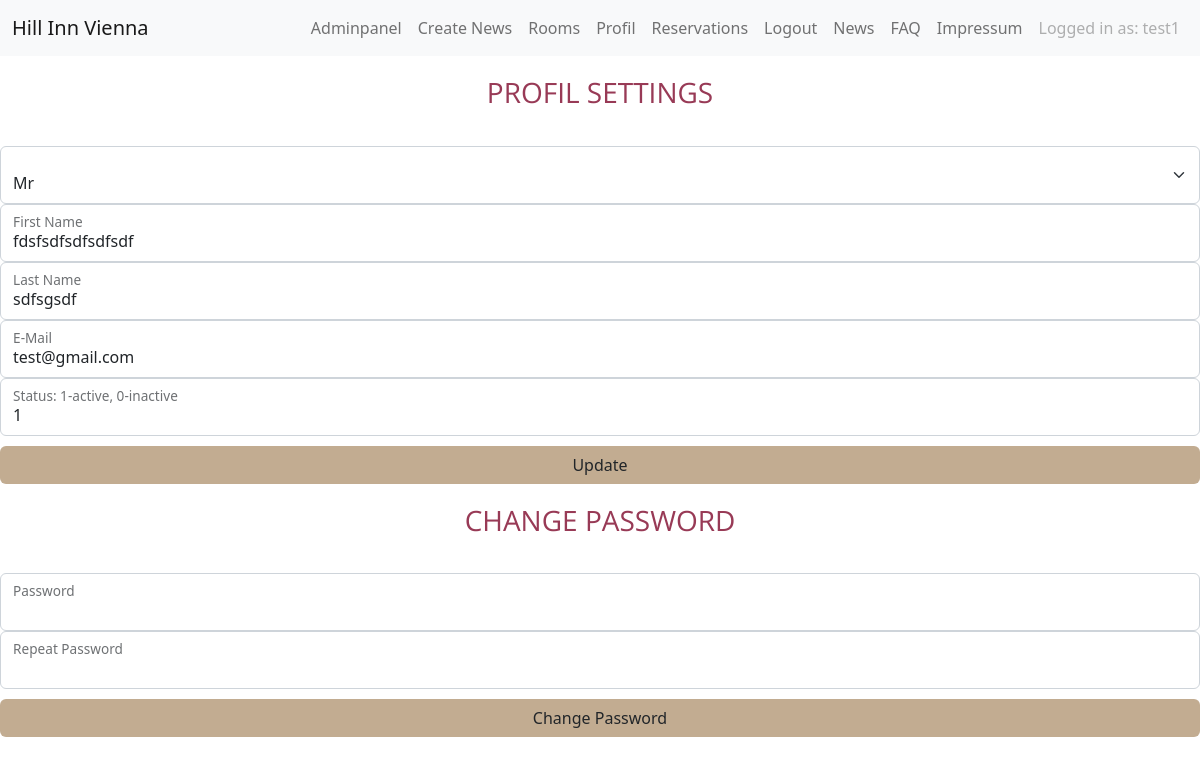
The app's page /inc/useredit.php?id=test2 (signed in) with its own data.
### tables this page shows
CREATE TABLE `accounts` (
  `USERNAME` varchar(255) DEFAULT NULL,
  `PASSWORD` varchar(255) DEFAULT NULL,
  `FIRST_NAME` varchar(255) DEFAULT NULL,
  `LAST_NAME` varchar(255) DEFAULT NULL,
  `EMAIL` varchar(255) DEFAULT NULL,
  `SALUTATION` varchar(255) DEFAULT NULL,
  `ID` int(255) NOT NULL,
  `GROUP` int(10) DEFAULT NULL,
  `ACTIVE` int(20) NOT NULL DEFAULT 1
);

### inc/useredit.php (the view, shortened to what this page needs)
<!DOCTYPE html>
<html lang="en">
<head>
    <link rel="stylesheet" href="../res/main.css">
    <link href="https://cdn.jsdelivr.net/npm/bootstrap@5.2.2/dist/css/bootstrap.min.css" rel="stylesheet">
</head>
<body>
<?php
  include "nav.php";
  ?>
  <?php
if(isset($_GET["id"]))
{
  if(!empty($_GET["id"]))
  {
      require("../config/dbaccess.php");
          ?>
          <?php
      $stmt = $mysql->prepare("SELECT * FROM accounts WHERE USERNAME = :id");
      $stmt->execute(array(":id" => $_GET["id"]));
      $row = $stmt->fetch();
    }
  }
      ?>
            <form action="useredit.php?id=<?php echo $_GET["id"] ?>" method="post">
                <h1 class="h3 mb-3 fw-normal">Profil Settings</h1>
                <div class="form-floating">
                  <select class="form-select" name="salutation">
                    <option value="1">Mr</option>
                  </select>
                </div>
                <div class="form-floating">
                  <input type="text" class="form-control" name="firstname" value="<?php echo $row["FIRST_NAME"] ?>" require>
                  <label for="firstName">First Name</label>
                </div>
                <div class="form-floating">
                  <input type="text" class="form-control" name="lastname" value="<?php echo $row["LAST_NAME"] ?>" require>
                  <label for="lastName">Last Name</label>
                </div>
                <div class="form-floating">
                  <input type="email" class="form-control" name="email" value="<?php echo $row["EMAIL"] ?>" require>
                  <label for="email">E-Mail</label>
                </div>
                <div class="form-floating">
                  <input type="text" class="form-control" name="stand" value="<?php echo $row["ACTIVE"] ?>" require>
                  <label for="stand">Status: 1-active, 0-inactive</label>
                </div>
                <div class="col-auto button">
                <button class="w-100 btn" name="submit" type="submit">Update</button>
</div>
<form action="useredit.php?id=<?php echo $_GET["id"] ?>" method="post">
                <h1 class="h3 mb-3 fw-normal">Change Password</h1>
                <div class="form-floating">
                  <input type="password" class="form-control" name="password1">
                  <label for="password1">Password</label>
                </div>
                <div class="form-floating">
                  <input type="password" class="form-control" name="password2">
                  <label for="password2">Repeat Password</label>
                </div>
                <div class="col-auto button">
                <button class="w-100 btn" name="changepw" type="submit">Change Password</button>
</div>
</body>
</html>
</html>

### res/main.css (style rules this page uses)
body { background-color: whitesmoke; width: 100%; height: 100%; }
h1 { list-style: none; font-family: 'Open Sans', sans-serif; font-size: 30px; padding: 20px; text-transform: uppercase; text-align: center; color: rgb(152, 58, 86); font-size: 40px; }
.button { margin-top: 10px; }
form { border-color: rgb(194, 172, 145); border-radius: 10px; ; }
.btn { background-color: rgb(194, 172, 145) !important; color: black; }

### res/style.css (style rules this page uses)
html { scroll-behavior: smooth; }
.btn { background-color: rgb(194, 172, 145) !important; color: black; }
.button { margin-top: 10px; }

### res/signin.css (style rules this page uses)
body { margin-bottom: 60px; }
.btn { background-color: rgb(194, 172, 145) !important; color: black; }

### records on screen
accounts: firstname "fdsfsdfsdfsdfsdf", lastname "sdfsgsdf", email "test@gmail.com", stand "1"

### other values on screen
$_SESSION["username"] "test1"
